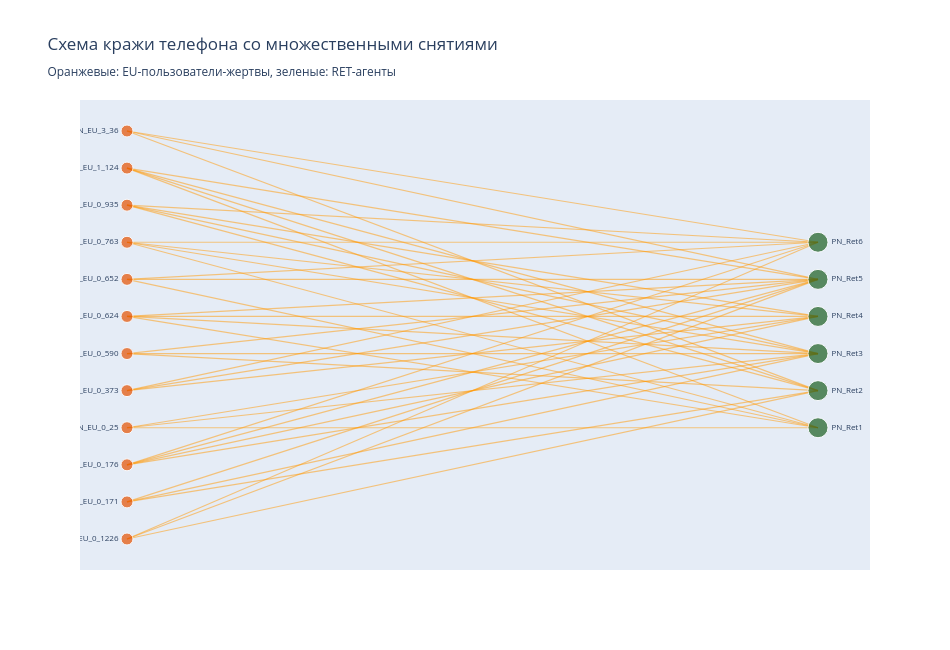

The code cell stored with this chart in its notebook:
### Code cell
top_victims = sev_df['sender_user_id'].value_counts().head(12).index.tolist()
sev_sample  = sev_df[sev_df['sender_user_id'].isin(top_victims)]

withdrawal_count = sev_sample.groupby('sender_user_id').size().to_dict()

G_sev_s = nx.DiGraph()
for _, row in sev_sample.iterrows():
    u, v = row['sender_user_id'], row['receiver_user_id']
    if G_sev_s.has_edge(u, v):
        G_sev_s[u][v]['weight'] += 1
    else:
        G_sev_s.add_edge(u, v, weight=1, amount=row['amount'])

sample_victims = set(sev_sample['sender_user_id'])
sample_ret     = set(sev_sample['receiver_user_id'])

pos_sev = {}
v_list = sorted(sample_victims)
r_list = sorted(sample_ret)
for i, n in enumerate(v_list):
    pos_sev[n] = (0, i - (len(v_list) - 1) / 2)
for i, n in enumerate(r_list):
    pos_sev[n] = (3, i - (len(r_list) - 1) / 2)

edge_x_s, edge_y_s = [], []
for u, v in G_sev_s.edges():
    x0, y0 = pos_sev[u]
    x1, y1 = pos_sev[v]
    edge_x_s += [x0, x1, None]
    edge_y_s += [y0, y1, None]

edge_trace_sev = go.Scatter(
    x=edge_x_s, y=edge_y_s, mode='lines',
    line=dict(width=1.2, color='rgba(255,152,0,0.5)'), hoverinfo='none'
)

node_trace_sev = go.Scatter(
    x=[pos_sev[n][0] for n in G_sev_s.nodes()],
    y=[pos_sev[n][1] for n in G_sev_s.nodes()],
    mode='markers+text',
    text=[n for n in G_sev_s.nodes()],
    textposition=['middle left' if n in sample_victims else 'middle right'
                  for n in G_sev_s.nodes()],
    textfont=dict(size=8),
    hoverinfo='text',
    hovertext=[
        f"{n}<br>Снятий: {withdrawal_count.get(n, 0)}" if n in sample_victims
        else f"RET-агент: {n}"
        for n in G_sev_s.nodes()
    ],
    marker=dict(
        size=[12 if n in sample_victims else 20 for n in G_sev_s.nodes()],
        color=['#E65100' if n in sample_victims else '#1B5E20'
               for n in G_sev_s.nodes()],
        line=dict(width=1, color='white')
    )
)

fig = go.Figure(
    data=[edge_trace_sev, node_trace_sev],
    layout=go.Layout(
        title='Схема кражи телефона со множественными снятиями<br>'
              '<sub>Оранжевые: EU-пользователи-жертвы, зеленые: RET-агенты</sub>',
        showlegend=False,
        xaxis=dict(showgrid=False, zeroline=False, showticklabels=False),
        yaxis=dict(showgrid=False, zeroline=False, showticklabels=False),
        width=950, height=650
    )
)
fig.show()

### Figure 1 — Plotly figure (JSON) as saved in the notebook; plotly's stock layout.template omitted (floating-point values rounded to 4 significant figures)
{"data": [{"hoverinfo": "none", "line": {"color": "rgba(255,152,0,0.5)", "width": 1.2}, "mode": "lines", "type": "scatter", "x": [0, 3, null, 0, 3, null, 0, 3, null, 0, 3, null, 0, 3, null, 0, 3, null, 0, 3, null, 0, 3, null, 0, 3, null, 0, 3, null, 0, 3, null, 0, 3, null, 0, 3, null, 0, 3, null, 0, 3, null, 0, 3, null, 0, 3, null, 0, 3, null, 0, 3, null, 0, 3, null, 0, 3, null, 0, 3, null, 0, 3, null, 0, 3, null, 0, 3, null, 0, 3, null, 0, 3, null, 0, 3, null, 0, 3, null, 0, 3, null, 0, 3, null, 0, 3, null, 0, 3, null, 0, 3, null, 0, 3, null, 0, 3, null, 0, 3, null, 0, 3, null, 0, 3, null, 0, 3, null, 0, 3, null], "y": [-2.5, -0.5, null, -2.5, -2.5, null, -2.5, 0.5, null, -5.5, -1.5, null, -5.5, 1.5, null, -5.5, 2.5, null, -3.5, 0.5, null, -3.5, 1.5, null, -3.5, -0.5, null, -3.5, 2.5, null, 1.5, 1.5, null, 1.5, -2.5, null, 1.5, 2.5, null, -1.5, 0.5, null, -1.5, 1.5, null, -1.5, 2.5, null, 0.5, -0.5, null, 0.5, -2.5, null, 0.5, 1.5, null, 0.5, 0.5, null, 4.5, -2.5, null, 4.5, -0.5, null, 4.5, -1.5, null, 4.5, 1.5, null, 3.5, 0.5, null, 3.5, 2.5, null, 3.5, -1.5, null, 3.5, -0.5, null, -4.5, -1.5, null, -4.5, 1.5, null, -4.5, -0.5, null, 2.5, -0.5, null, 2.5, 2.5, null, 2.5, 0.5, null, 2.5, -2.5, null, -0.5, -1.5, null, -0.5, 1.5, null, -0.5, -0.5, null, 5.5, 2.5, null, 5.5, 1.5, null, 5.5, -1.5, null]}, {"hoverinfo": "text", "hovertext": ["PN_EU_0_25<br>Снятий: 4", "RET-агент: PN_Ret3", "RET-агент: PN_Ret1", "RET-агент: PN_Ret4", "PN_EU_0_1226<br>Снятий: 4", "RET-агент: PN_Ret2", "RET-агент: PN_Ret5", "RET-агент: PN_Ret6", "PN_EU_0_176<br>Снятий: 4", "PN_EU_0_652<br>Снятий: 4", "PN_EU_0_373<br>Снятий: 4", "PN_EU_0_624<br>Снятий: 4", "PN_EU_1_124<br>Снятий: 4", "PN_EU_0_935<br>Снятий: 4", "PN_EU_0_171<br>Снятий: 4", "PN_EU_0_763<br>Снятий: 4", "PN_EU_0_590<br>Снятий: 4", "PN_EU_3_36<br>Снятий: 4"], "marker": {"color": ["#E65100", "#1B5E20", "#1B5E20", "#1B5E20", "#E65100", "#1B5E20", "#1B5E20", "#1B5E20", "#E65100", "#E65100", "#E65100", "#E65100", "#E65100", "#E65100", "#E65100", "#E65100", "#E65100", "#E65100"], "line": {"color": "white", "width": 1}, "size": [12, 20, 20, 20, 12, 20, 20, 20, 12, 12, 12, 12, 12, 12, 12, 12, 12, 12]}, "mode": "markers+text", "text": ["PN_EU_0_25", "PN_Ret3", "PN_Ret1", "PN_Ret4", "PN_EU_0_1226", "PN_Ret2", "PN_Ret5", "PN_Ret6", "PN_EU_0_176", "PN_EU_0_652", "PN_EU_0_373", "PN_EU_0_624", "PN_EU_1_124", "PN_EU_0_935", "PN_EU_0_171", "PN_EU_0_763", "PN_EU_0_590", "PN_EU_3_36"], "textfont": {"size": 8}, "textposition": ["middle left", "middle right", "middle right", "middle right", "middle left", "middle right", "middle right", "middle right", "middle left", "middle left", "middle left", "middle left", "middle left", "middle left", "middle left", "middle left", "middle left", "middle left"], "type": "scatter", "x": [0, 3, 3, 3, 0, 3, 3, 3, 0, 0, 0, 0, 0, 0, 0, 0, 0, 0], "y": [-2.5, -0.5, -2.5, 0.5, -5.5, -1.5, 1.5, 2.5, -3.5, 1.5, -1.5, 0.5, 4.5, 3.5, -4.5, 2.5, -0.5, 5.5]}], "layout": {"height": 650, "showlegend": false, "title": {"text": "Схема кражи телефона со множественными снятиями<br><sub>Оранжевые: EU-пользователи-жертвы, зеленые: RET-агенты</sub>"}, "width": 950, "xaxis": {"showgrid": false, "showticklabels": false, "zeroline": false}, "yaxis": {"showgrid": false, "showticklabels": false, "zeroline": false}}}
